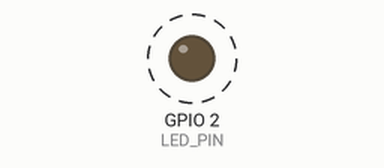
Recording of a sketch running on a simulated ESP32. Parts: output pins drawn as LEDs (lit = HIGH). Dashed ring = blinking. What the sketch prints to the serial monitor is not drawn.

Above: at 1.2 s.
Timing chart, 0 to 4.0 s (numbered marks = the images above):
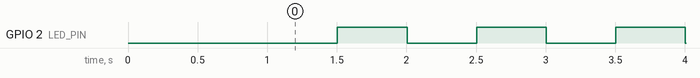

The sketch:

10_Timer_Interrupt.ino
```cpp
/*
 * ESP32 教程系列 10：定时器中断 - 精确定时执行任务
 *
 * 学习目标：
 * 1. 理解什么是硬件定时器、定时器中断和软件延时的区别
 * 2. 学会使用 ESP32 Arduino 3.x 的定时器 API
 * 3. 学会用定时器实现周期性任务，不阻塞主循环
 * 4. 理解定时器分频、计数周期、自动重载等概念
 *
 * 前置知识：
 * - 已完成教程 09《外部中断》，理解中断、ISR、volatile 等基本概念
 * - 已完成教程 01《数字输出》，会用 digitalWrite() 控制 LED
 *
 * 硬件连接：
 * - ESP32 GPIO2  →  LED 正极（长脚）
 * - LED 负极（短脚） →  330Ω 电阻  →  GND
 * - 本示例不依赖外部传感器，定时器是 ESP32 内部外设
 *
 * 关键概念解释：
 * - 定时器（Timer）：单片机内部的一种硬件外设，它按照固定频率计数。
 *   当计数值达到设定值时，可以触发中断或执行某个动作。
 *   定时器比软件延时更精确，而且不会占用 CPU。
 * - 硬件定时器 vs 软件延时（delay()）：
 *   * delay() 会让 CPU 空转等待，期间不能执行其他代码，称为“阻塞”。
 *   * 硬件定时器由独立硬件模块驱动，到时间就触发中断，主循环完全自由。
 *   * 例如：用 delay(500) 实现 LED 闪烁，主循环里就不能同时做别的事；
 *     用定时器则可以让 LED 每 500ms 自动闪烁，主循环读取传感器、处理网络请求等。
 * - 分频（Prescaler / Divider）：把定时器的输入时钟频率降低。
 *   例如 ESP32 的定时器时钟源通常是 80MHz，分频成 1MHz 后，每 1 微秒计数一次。
 *   分频值越大，计数越慢，能定时的周期越长；分频值越小，精度越高。
 * - 计数周期：定时器从 0 开始计数，到达设定值后触发一次中断，称为一个周期。
 *   如果计数频率是 1MHz（每微秒 1 次），计数值设为 500000，
 *   那么周期就是 500000 微秒 = 500 毫秒。
 * - 自动重载（Auto-reload）：计数到达设定值后，是否自动从 0 重新开始计数。
 *   设为 true 可以产生周期性中断；设为 false 只触发一次，需要手动重启。
 * - 中断计数（Reload Count）：ESP32 定时器可以设置触发多少次后停止。
 *   设为 0 表示无限次循环触发。
 * - 微秒（μs，us）和毫秒（ms）：1 毫秒 = 1000 微秒。定时器常用微秒级精度。
 * - MHz（兆赫兹）：频率单位，1MHz = 1 000 000 次/秒。
 *   80MHz 表示每秒计数 8000 万次。
 *
 * ESP32 Arduino 3.x 定时器 API：
 * - hw_timer_t *timer = timerBegin(频率)
 *   创建一个定时器，参数是目标计数频率（Hz）。
 *   例如 timerBegin(1000000) 表示计数频率 1MHz。
 * - timerAttachInterrupt(timer, ISR)
 *   把中断服务函数绑定到定时器。
 * - timerAlarm(timer, 计数值, 是否自动重载, 中断计数)
 *   设置定时器报警值，并启动定时器。
 * - timerWrite(timer, 值)：手动设置当前计数值。
 * - timerStop(timer)：停止定时器。
 * - timerRestart(timer)：重启定时器。
 *
 * 注意：ESP32 Arduino 3.x 不再使用旧的 timerBegin(freq, divider, countUp)
 * 和 timerAlarmWrite() 写法，请使用本示例中的新 API。
 */

#define LED_PIN 2

// 定时器指针。hw_timer_t 是 ESP32 定时器的结构体类型，
// 具体细节由底层库实现，我们只需要保存它返回的指针。
hw_timer_t* timer = NULL;

// 定时器中断标志。中断服务函数把它设为 true，主循环据此执行动作。
// 和外部中断一样，共享变量要加 volatile。
volatile bool timerFlag = false;

// LED 闪烁计数。记录定时器触发了多少次。
volatile unsigned long blinkCount = 0;

// 定时器目标频率：1MHz，即每秒计数 100 万次，每微秒计数 1 次。
// 选择 1MHz 是因为 ESP32 定时器很容易分频到这个频率，且精度足够。
const uint32_t TIMER_FREQ = 1000000;

// 定时周期：500000 个计数。因为计数频率是 1MHz，所以就是 500000 微秒 = 500 毫秒。
// 如果想改成 1 秒，设为 1000000；想改成 100 毫秒，设为 100000。
const uint64_t ALARM_VALUE = 500000;

// 定时器中断服务函数。
// 这个函数会按照设定周期被硬件自动调用，这里每 500ms 调用一次。
void IRAM_ATTR onTimer() {
  // 中断里只做最简单的事：设置标志位和计数。
  // 不要在这里调用 delay、Serial.print 等函数。
  timerFlag = true;
  blinkCount++;
}

void setup() {
  Serial.begin(115200);
  delay(1000);
  Serial.println("================================");
  Serial.println("ESP32 教程 10：定时器中断");
  Serial.println("================================");

  // 初始化 LED 引脚为输出模式，并默认熄灭。
  pinMode(LED_PIN, OUTPUT);
  digitalWrite(LED_PIN, LOW);

  // timerBegin(频率) 创建一个硬件定时器，并返回它的指针。
  // 参数 1000000 表示让定时器以 1MHz 的频率计数。
  // 为什么用 1MHz？因为 1MHz 对应 1 微秒 1 次计数，方便我们把计数值直接理解成微秒。
  timer = timerBegin(TIMER_FREQ);

  // 绑定中断服务函数。
  // 第一个参数是定时器指针，第二个参数是 ISR 函数名（要带取地址符 &）。
  // 加上 IRAM_ATTR 的 ISR 在这里绑定后，定时器中断就能快速响应。
  timerAttachInterrupt(timer, &onTimer);

  // timerAlarm(timer, 计数值, 是否自动重载, 中断计数) 设置报警并启动定时器。
  // - 计数值 500000：计数到 500000 时触发中断，也就是 500ms。
  // - 自动重载 true：触发后自动从 0 重新计数，实现周期性中断。
  // - 中断计数 0：表示无限次触发，不会自动停止。
  //
  // 周期计算公式：
  // 周期（秒）= 计数值 / 计数频率
  // 0.5 秒 = 500000 / 1000000
  timerAlarm(timer, ALARM_VALUE, true, 0);

  Serial.println("定时器已启动，每 500ms 触发一次中断");
}

void loop() {
  // 检查定时器标志。主循环负责执行具体动作，中断只负责“通知”。
  if (timerFlag) {
    // 读取共享变量前关闭中断，防止读取过程中被 ISR 修改。
    noInterrupts();
    timerFlag = false;
    unsigned long count = blinkCount;
    interrupts();

    // 切换 LED 状态。
    digitalWrite(LED_PIN, !digitalRead(LED_PIN));

    // 在主循环里打印信息，不要在中断里打印。
    Serial.print("定时器触发 #");
    Serial.print(count);
    Serial.print("，LED 状态：");
    Serial.println(digitalRead(LED_PIN) == HIGH ? "点亮" : "熄灭");
  }

  // 主循环可以做其他事情，不会被定时任务阻塞。
  // 比如这里可以读取传感器、处理网络请求、刷新显示屏等。
}

/*
 * 故障排查：
 * 1. LED 不闪烁：
 *    - 检查 timer 是否为 NULL，timerBegin 是否成功返回。
 *    - 检查 ALARM_VALUE 是否太大，导致周期很长，看起来像没反应。
 *    - 检查 LED 是否接在 GPIO2 且方向正确。
 * 2. 闪烁频率不对：
 *    - 确认 timerBegin 的参数是目标频率，不是分频系数。
 *    - 重新核对公式：周期 = 计数值 / 计数频率。
 * 3. 程序编译报错，提示 timerBegin 参数不匹配：
 *    - 你可能是用了旧版 ESP32 Arduino 2.x，或者安装了多个版本。
 *    - 本示例基于 ESP32 Arduino 3.x 的新 API，请确认安装的是 3.x 版本。
 * 4. 定时器不稳定或漏触发：
 *    - 检查 ISR 是否过于复杂，执行时间是否超过了定时周期。
 *    - 检查主循环里是否长时间关闭中断（noInterrupts）。
 *
 * 扩展练习：
 * 1. 修改 ALARM_VALUE，把闪烁频率改成 1 秒、100 毫秒或 2 秒，
 *    观察实际效果并验证周期计算公式。
 * 2. 用定时器实现一个精确的秒表：每秒在串口打印一次累计时间。
 * 3. 使用多个定时器处理不同频率的任务，例如：
 *    - 定时器 0 每 100ms 读取一次传感器；
 *    - 定时器 1 每 5 秒通过 Wi-Fi 上报一次数据。
 * 4. 把自动重载设为 false，实现只触发一次的“一次性定时器”，
 *    触发后让 ESP32 进入深度睡眠（参考教程 15）。
 */
```

Measured:
- by itself, GPIO 2 (LED_PIN): alternates HIGH for 0.50 s and LOW for 0.50 s
